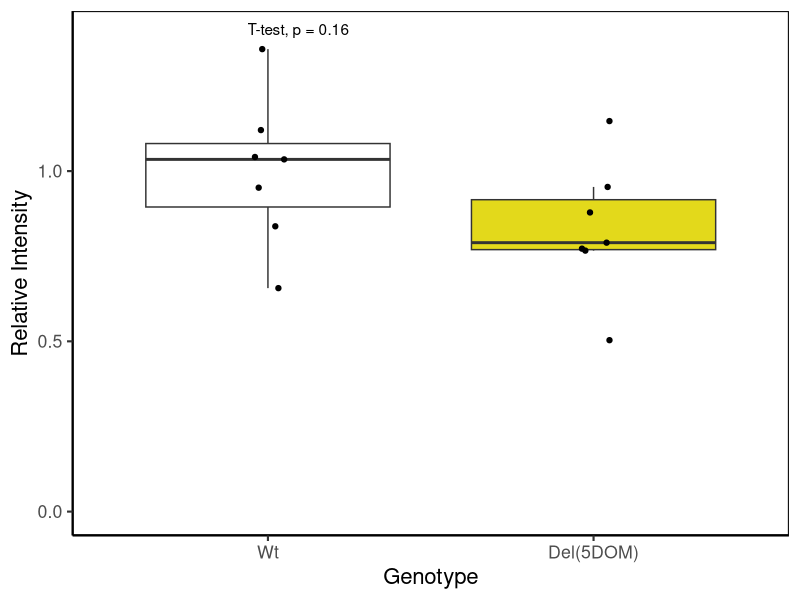
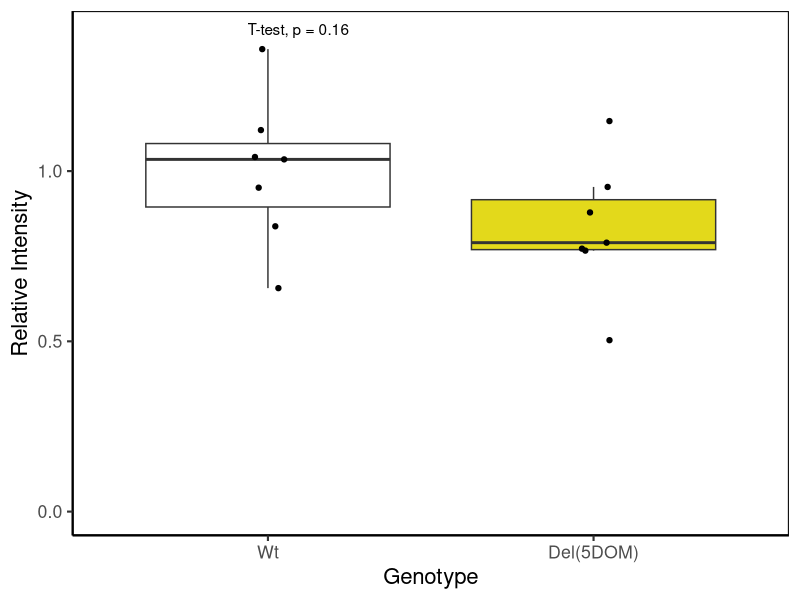

These charts were generated, in order, by the following R code:
library(openxlsx)
library(dplyr)
library(ggplot2)
library(ggpubr)

# Get the raw data from the excel document
data <- read.xlsx("fluo_quantification/HCR_Fin_intensity_black_50.xlsx",
                  sep.names = " ")

# Normalize each value by the average in the wt
data <- data %>%
  mutate(relative_value = `Fin ROI Intensity` / mean(`Fin ROI Intensity`[Genotype == "wt"]))

# Use a better nomenclature for Genotype
pretty_genotype <- setNames(
  c("Wt", "Del(5DOM)"),
  c("wt", "del")
)

data$Genotype <- pretty_genotype[data$Genotype]

# Order the factors:
data$Genotype <- factor(data$Genotype, levels = unname(pretty_genotype))

# Compute the plot
ggplot(data, aes(x = Genotype, y = relative_value,
                 fill=Genotype)) +
  geom_boxplot(outliers = FALSE) + 
  ylim(0, 1.4) +
  geom_point(position=position_jitterdodge(0.2), alpha=1) +
  stat_compare_means(method = "t.test") +
  theme_classic(base_size = 16) +
  scale_fill_manual(values=c("white", "#E3D91B")) +
  ylab("Relative Intensity") +
  theme(legend.position = "none",
        panel.background = element_rect(fill = NA, color = "black"))
ggsave("fluo_quantification/HCR_intensity.pdf",
       width = 3.5, height = 4.5)
